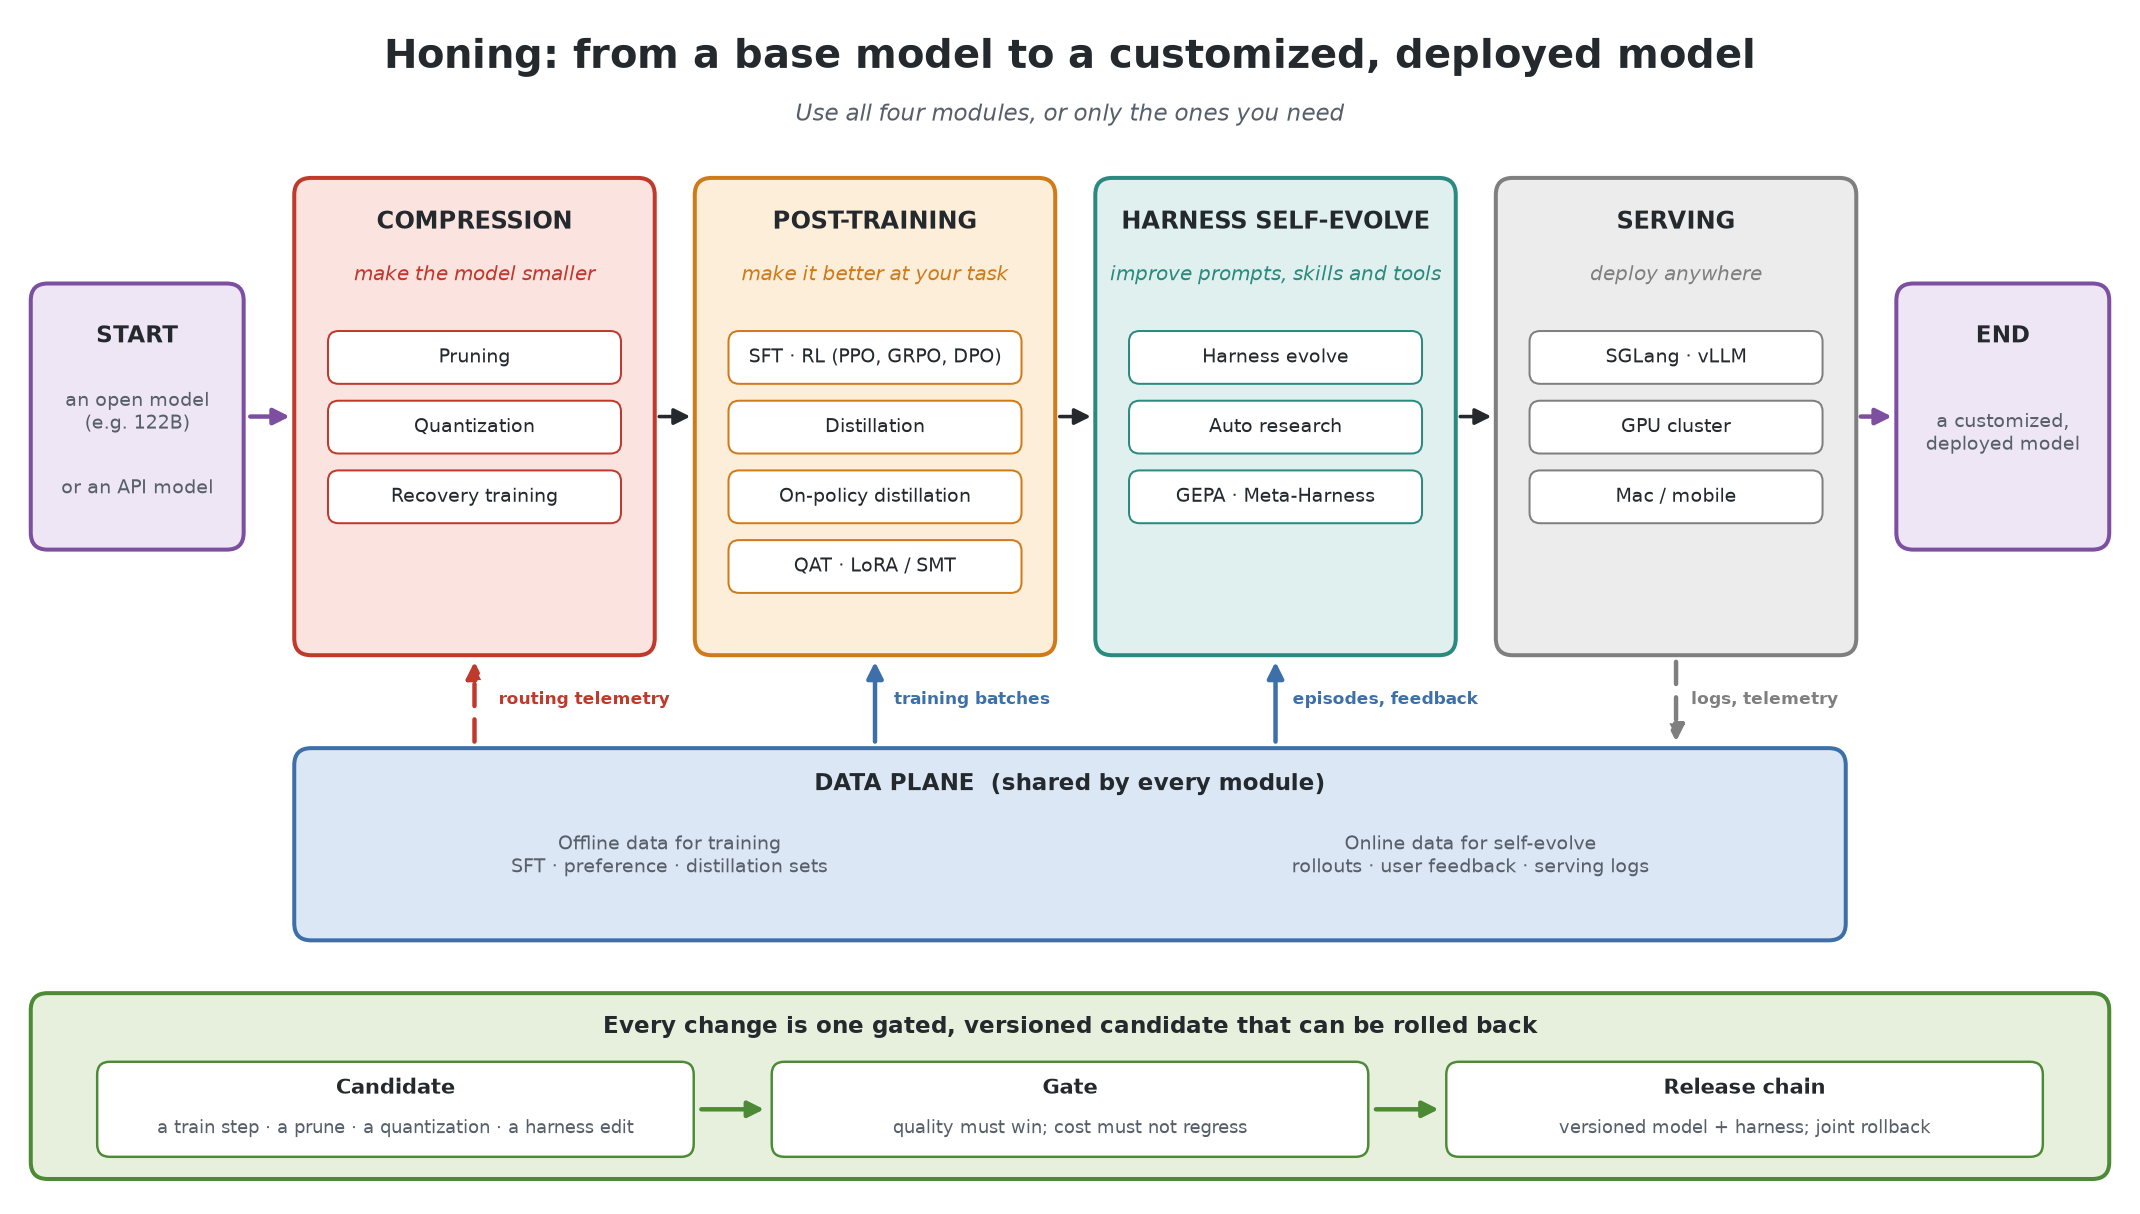

Reproduce this figure in Python.
"""Honing's scope: four modules from a base model to a deployed one, the data plane, and the one gate (matplotlib)."""

from pathlib import Path

import matplotlib

matplotlib.use("Agg")
import matplotlib.pyplot as plt
from matplotlib.patches import FancyArrowPatch, FancyBboxPatch

OUT = Path(__file__).with_suffix(".png")

# The palette of honing_architecture.py, so a module has one color across every diagram.
C = {
    "data": ("#dbe7f4", "#3d6fa8"),
    "train": ("#fdeeda", "#d07b19"),
    "compression": ("#fbe3e0", "#c0392b"),
    "harness": ("#e0f0ee", "#2a8a80"),
    "gate": ("#e6f0dd", "#4c8a35"),
    "serve": ("#ececec", "#7f7f7f"),
    "model": ("#efe6f5", "#7d4fa0"),
    "ink": "#24292e",
    "sub": "#57606a",
}

fig, ax = plt.subplots(figsize=(17, 9.6), dpi=160)
ax.set_xlim(0, 100)
ax.set_ylim(0, 56)
ax.axis("off")
fig.patch.set_facecolor("white")


def panel(x, y, w, h, kind, dashed=False):
    fc, ec = C[kind]
    ax.add_patch(
        FancyBboxPatch(
            (x, y),
            w,
            h,
            boxstyle="round,pad=0.3,rounding_size=0.8",
            facecolor=fc,
            edgecolor=ec,
            linewidth=1.8,
            linestyle=(0, (5, 3)) if dashed else "-",
            zorder=2,
        )
    )


def text(x, y, s, fs=9, color=None, bold=False, ha="center", va="center", style="normal"):
    ax.text(
        x,
        y,
        s,
        ha=ha,
        va=va,
        fontsize=fs,
        color=color or C["ink"],
        fontweight="bold" if bold else "normal",
        style=style,
        zorder=3,
    )


def arrow(p0, p1, color, lw=2.0, rad=0.0, dashed=False):
    ax.add_patch(
        FancyArrowPatch(
            p0,
            p1,
            connectionstyle=f"arc3,rad={rad}",
            arrowstyle="-|>",
            mutation_scale=15,
            linewidth=lw,
            color=color,
            linestyle=(0, (5, 3)) if dashed else "-",
            zorder=4,
        )
    )


def label(x, y, s, color, fs=8):
    ax.text(
        x,
        y,
        s,
        ha="center",
        va="center",
        fontsize=fs,
        color=color,
        fontweight="bold",
        zorder=5,
        bbox={"boxstyle": "round,pad=0.2", "fc": "white", "ec": "none", "alpha": 0.92},
    )


# ---------------------------------------------------------------- title
text(50, 54, "Honing: from a base model to a customized, deployed model", fs=18, bold=True)
text(50, 51.3, "Use all four modules, or only the ones you need", fs=10.5, color=C["sub"], style="italic")

# ---------------------------------------------------------------- start and end
panel(1, 31, 9.5, 12, "model")
text(5.75, 40.8, "START", fs=10.5, bold=True)
text(5.75, 37.2, "an open model\n(e.g. 122B)", fs=8.5, color=C["sub"])
text(5.75, 33.6, "or an API model", fs=8.5, color=C["sub"])

panel(89.5, 31, 9.5, 12, "model")
text(94.25, 40.8, "END", fs=10.5, bold=True)
text(94.25, 36.2, "a customized,\ndeployed model", fs=8.5, color=C["sub"])

# ---------------------------------------------------------------- the four modules
MODULES = [
    ("compression", "COMPRESSION", "make the model smaller", ["Pruning", "Quantization", "Recovery training"]),
    (
        "train",
        "POST-TRAINING",
        "make it better at your task",
        ["SFT · RL (PPO, GRPO, DPO)", "Distillation", "On-policy distillation", "QAT · LoRA / SMT"],
    ),
    (
        "harness",
        "HARNESS SELF-EVOLVE",
        "improve prompts, skills and tools",
        ["Harness evolve", "Auto research", "GEPA · Meta-Harness"],
    ),
    ("serve", "SERVING", "deploy anywhere", ["SGLang · vLLM", "GPU cluster", "Mac / mobile"]),
]
X0, W, GAP, Y, H = 13.5, 16.5, 2.5, 26, 22
centers = []
for i, (kind, title, goal, methods) in enumerate(MODULES):
    x = X0 + i * (W + GAP)
    centers.append(x + W / 2)
    panel(x, Y, W, H, kind)
    text(x + W / 2, Y + H - 1.8, title, fs=11, bold=True)
    text(x + W / 2, Y + H - 4.3, goal, fs=8.8, color=C[kind][1], style="italic")
    for j, method in enumerate(methods):
        cy = Y + H - 8.2 - j * 3.3
        ax.add_patch(
            FancyBboxPatch(
                (x + 1.4, cy - 1.15),
                W - 2.8,
                2.3,
                boxstyle="round,pad=0.1,rounding_size=0.5",
                facecolor="white",
                edgecolor=C[kind][1],
                linewidth=0.9,
                zorder=3,
            )
        )
        text(x + W / 2, cy, method, fs=8.6)

# flow from start through the modules to the end
arrow((10.9, 37), (X0 - 0.3, 37), C["model"][1])
for i in range(3):
    left = X0 + i * (W + GAP) + W + 0.3
    arrow((left, 37), (left + GAP - 0.6, 37), C["ink"], lw=1.6)
arrow((X0 + 4 * W + 3 * GAP + 0.3, 37), (89.2, 37), C["model"][1])

# ---------------------------------------------------------------- data plane
panel(13.5, 12.5, 73, 8.5, "data")
text(50, 19.6, "DATA PLANE  (shared by every module)", fs=10.5, bold=True)
text(
    31,
    16.2,
    "Offline data for training\nSFT · preference · distillation sets",
    fs=8.6,
    color=C["sub"],
)
text(
    69,
    16.2,
    "Online data for self-evolve\nrollouts · user feedback · serving logs",
    fs=8.6,
    color=C["sub"],
)

# offline batches feed post-training; online data feeds the harness loop; serving writes logs and telemetry
arrow((centers[1], 21.4), (centers[1], Y - 0.4), C["data"][1])
label(centers[1] + 4.6, 23.6, "training batches", C["data"][1], fs=7.6)
arrow((centers[2], 21.4), (centers[2], Y - 0.4), C["data"][1])
label(centers[2] + 5.2, 23.6, "episodes, feedback", C["data"][1], fs=7.6)
arrow((centers[3], Y - 0.4), (centers[3], 21.4), C["serve"][1], dashed=True)
label(centers[3] + 4.2, 23.6, "logs, telemetry", C["serve"][1], fs=7.6)
arrow((centers[0], 21.4), (centers[0], Y - 0.4), C["compression"][1], dashed=True)
label(centers[0] + 5.2, 23.6, "routing telemetry", C["compression"][1], fs=7.6)

# ---------------------------------------------------------------- the one gate
panel(1, 1.2, 98, 8.2, "gate")
text(50, 8.1, "Every change is one gated, versioned candidate that can be rolled back", fs=10.5, bold=True)
STAGES = [
    (18, "Candidate", "a train step · a prune · a quantization · a harness edit"),
    (50, "Gate", "quality must win; cost must not regress"),
    (82, "Release chain", "versioned model + harness; joint rollback"),
]
for cx, name, detail in STAGES:
    ax.add_patch(
        FancyBboxPatch(
            (cx - 14, 2.1),
            28,
            4.2,
            boxstyle="round,pad=0.15,rounding_size=0.6",
            facecolor="white",
            edgecolor=C["gate"][1],
            linewidth=1.1,
            zorder=3,
        )
    )
    text(cx, 5.2, name, fs=9.5, bold=True)
    text(cx, 3.3, detail, fs=8.2, color=C["sub"])
arrow((32.3, 4.2), (35.7, 4.2), C["gate"][1])
arrow((64.3, 4.2), (67.7, 4.2), C["gate"][1])

fig.savefig(OUT, bbox_inches="tight", facecolor="white")
print(f"wrote {OUT}")
